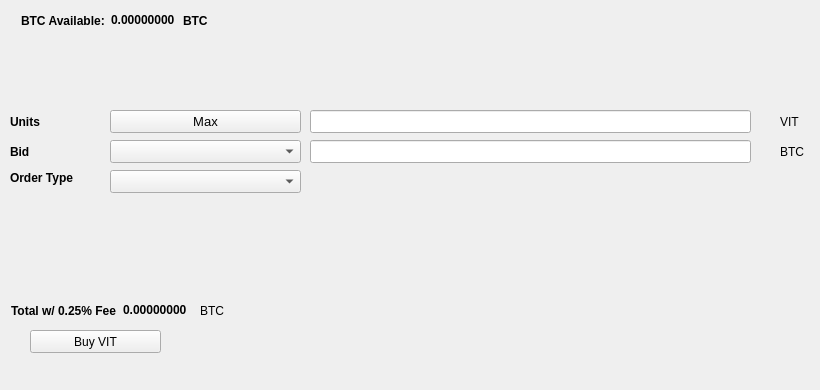
   <widget class="QWidget" name="BuyTab">
    <attribute name="title">
     <string>Buy</string>
    </attribute>
    <widget class="QPushButton" name="BuyVIT">
     <property name="geometry">
      <rect>
       <x>30</x>
       <y>330</y>
       <width>131</width>
       <height>23</height>
      </rect>
     </property>
     <property name="text">
      <string>Buy VIT</string>
     </property>
     <property name="icon">
      <iconset resource="../vitae.qrc">
       <normaloff>:/icons/bitcoin</normaloff>:/icons/bitcoin</iconset>
     </property>
    </widget>
    <widget class="QLabel" name="label_3">
     <property name="geometry">
      <rect>
       <x>10</x>
       <y>110</y>
       <width>46</width>
       <height>23</height>
      </rect>
     </property>
     <property name="font">
      <font>
       <weight>75</weight>
       <bold>true</bold>
      </font>
     </property>
     <property name="text">
      <string>Units</string>
     </property>
    </widget>
    <widget class="QLineEdit" name="UnitsInput">
     <property name="geometry">
      <rect>
       <x>310</x>
       <y>110</y>
       <width>441</width>
       <height>23</height>
      </rect>
     </property>
     <property name="font">
      <font>
       <pointsize>9</pointsize>
       <weight>75</weight>
       <bold>true</bold>
      </font>
     </property>
    </widget>
    <widget class="QLineEdit" name="BuyBidPriceEdit">
     <property name="geometry">
      <rect>
       <x>310</x>
       <y>140</y>
       <width>441</width>
       <height>23</height>
      </rect>
     </property>
     <property name="font">
      <font>
       <pointsize>9</pointsize>
       <weight>75</weight>
       <bold>true</bold>
      </font>
     </property>
    </widget>
    <widget class="QLabel" name="label_4">
     <property name="geometry">
      <rect>
       <x>780</x>
       <y>110</y>
       <width>31</width>
       <height>23</height>
      </rect>
     </property>
     <property name="text">
      <string>VIT</string>
     </property>
    </widget>
    <widget class="QLabel" name="label_5">
     <property name="geometry">
      <rect>
       <x>780</x>
       <y>140</y>
       <width>31</width>
       <height>23</height>
      </rect>
     </property>
     <property name="text">
      <string>BTC</string>
     </property>
    </widget>
    <widget class="QLabel" name="label_6">
     <property name="geometry">
      <rect>
       <x>10</x>
       <y>140</y>
       <width>46</width>
       <height>23</height>
      </rect>
     </property>
     <property name="font">
      <font>
       <weight>75</weight>
       <bold>true</bold>
      </font>
     </property>
     <property name="text">
      <string>Bid</string>
     </property>
    </widget>
    <widget class="QLabel" name="label_7">
     <property name="geometry">
      <rect>
       <x>10</x>
       <y>170</y>
       <width>91</width>
       <height>16</height>
      </rect>
     </property>
     <property name="font">
      <font>
       <weight>75</weight>
       <bold>true</bold>
      </font>
     </property>
     <property name="text">
      <string>Order Type</string>
     </property>
    </widget>
    <widget class="QPushButton" name="Buy_Max_Amount">
     <property name="geometry">
      <rect>
       <x>110</x>
       <y>110</y>
       <width>191</width>
       <height>23</height>
      </rect>
     </property>
     <property name="font">
      <font>
       <pointsize>10</pointsize>
      </font>
     </property>
     <property name="text">
      <string>Max</string>
     </property>
    </widget>
    <widget class="QComboBox" name="BuyBidcomboBox">
     <property name="geometry">
      <rect>
       <x>110</x>
       <y>140</y>
       <width>191</width>
       <height>23</height>
      </rect>
     </property>
     <property name="font">
      <font>
       <pointsize>10</pointsize>
      </font>
     </property>
    </widget>
    <widget class="QComboBox" name="buyOrdertypeCombo">
     <property name="geometry">
      <rect>
       <x>110</x>
       <y>170</y>
       <width>191</width>
       <height>23</height>
      </rect>
     </property>
     <property name="font">
      <font>
       <pointsize>10</pointsize>
      </font>
     </property>
    </widget>
    <widget class="QWidget" name="layoutWidget1">
     <property name="geometry">
      <rect>
       <x>21</x>
       <y>11</y>
       <width>227</width>
       <height>19</height>
      </rect>
     </property>
     <layout class="QHBoxLayout" name="horizontalLayout_3">
      <item>
       <widget class="QLabel" name="label232">
        <property name="font">
         <font>
          <weight>75</weight>
          <bold>true</bold>
         </font>
        </property>
        <property name="text">
         <string>BTC Available:</string>
        </property>
       </widget>
      </item>
      <item>
       <widget class="QLabel" name="BtcAvailableLbl">
        <property name="palette">
         <palette>
          <active>
           <colorrole role="WindowText">
            <brush brushstyle="SolidPattern">
             <color alpha="255">
              <red>0</red>
              <green>0</green>
              <blue>0</blue>
             </color>
            </brush>
           </colorrole>
           <colorrole role="Button">
            <brush brushstyle="SolidPattern">
             <color alpha="255">
              <red>0</red>
              <green>170</green>
              <blue>0</blue>
             </color>
            </brush>
           </colorrole>
           <colorrole role="Light">
            <brush brushstyle="SolidPattern">
             <color alpha="255">
              <red>0</red>
              <green>255</green>
              <blue>0</blue>
             </color>
            </brush>
           </colorrole>
           <colorrole role="Midlight">
            <brush brushstyle="SolidPattern">
             <color alpha="255">
              <red>0</red>
              <green>212</green>
              <blue>0</blue>
             </color>
            </brush>
           </colorrole>
           <colorrole role="Dark">
            <brush brushstyle="SolidPattern">
             <color alpha="255">
              <red>0</red>
              <green>85</green>
              <blue>0</blue>
             </color>
            </brush>
           </colorrole>
           <colorrole role="Mid">
            <brush brushstyle="SolidPattern">
             <color alpha="255">
              <red>0</red>
              <green>113</green>
              <blue>0</blue>
             </color>
            </brush>
           </colorrole>
           <colorrole role="Text">
            <brush brushstyle="SolidPattern">
             <color alpha="255">
              <red>0</red>
              <green>170</green>
              <blue>0</blue>
             </color>
            </brush>
           </colorrole>
           <colorrole role="BrightText">
            <brush brushstyle="SolidPattern">
             <color alpha="255">
              <red>255</red>
              <green>255</green>
              <blue>255</blue>
             </color>
            </brush>
           </colorrole>
           <colorrole role="ButtonText">
            <brush brushstyle="SolidPattern">
             <color alpha="255">
              <red>0</red>
              <green>0</green>
              <blue>0</blue>
             </color>
            </brush>
           </colorrole>
           <colorrole role="Base">
            <brush brushstyle="SolidPattern">
             <color alpha="255">
              <red>255</red>
              <green>255</green>
              <blue>255</blue>
             </color>
            </brush>
           </colorrole>
           <colorrole role="Window">
            <brush brushstyle="SolidPattern">
             <color alpha="255">
              <red>0</red>
              <green>170</green>
              <blue>0</blue>
             </color>
            </brush>
           </colorrole>
           <colorrole role="Shadow">
            <brush brushstyle="SolidPattern">
             <color alpha="255">
              <red>0</red>
              <green>0</green>
              <blue>0</blue>
             </color>
            </brush>
           </colorrole>
           <colorrole role="AlternateBase">
            <brush brushstyle="SolidPattern">
             <color alpha="255">
              <red>127</red>
              <green>212</green>
              <blue>127</blue>
             </color>
            </brush>
           </colorrole>
           <colorrole role="ToolTipBase">
            <brush brushstyle="SolidPattern">
             <color alpha="255">
              <red>255</red>
              <green>255</green>
              <blue>220</blue>
             </color>
            </brush>
           </colorrole>
           <colorrole role="ToolTipText">
            <brush brushstyle="SolidPattern">
             <color alpha="255">
              <red>0</red>
              <green>0</green>
              <blue>0</blue>
             </color>
            </brush>
           </colorrole>
          </active>
          <inactive>
           <colorrole role="WindowText">
            <brush brushstyle="SolidPattern">
             <color alpha="255">
              <red>0</red>
              <green>0</green>
              <blue>0</blue>
             </color>
            </brush>
           </colorrole>
           <colorrole role="Button">
            <brush brushstyle="SolidPattern">
             <color alpha="255">
              <red>0</red>
              <green>170</green>
              <blue>0</blue>
             </color>
            </brush>
           </colorrole>
           <colorrole role="Light">
            <brush brushstyle="SolidPattern">
             <color alpha="255">
              <red>0</red>
              <green>255</green>
              <blue>0</blue>
             </color>
            </brush>
           </colorrole>
           <colorrole role="Midlight">
            <brush brushstyle="SolidPattern">
             <color alpha="255">
              <red>0</red>
              <green>212</green>
              <blue>0</blue>
             </color>
            </brush>
           </colorrole>
           <colorrole role="Dark">
            <brush brushstyle="SolidPattern">
             <color alpha="255">
              <red>0</red>
              <green>85</green>
              <blue>0</blue>
             </color>
            </brush>
           </colorrole>
           <colorrole role="Mid">
            <brush brushstyle="SolidPattern">
             <color alpha="255">
              <red>0</red>
              <green>113</green>
              <blue>0</blue>
             </color>
            </brush>
           </colorrole>
           <colorrole role="Text">
            <brush brushstyle="SolidPattern">
             <color alpha="255">
              <red>0</red>
              <green>170</green>
              <blue>0</blue>
             </color>
            </brush>
           </colorrole>
           <colorrole role="BrightText">
            <brush brushstyle="SolidPattern">
             <color alpha="255">
              <red>255</red>
              <green>255</green>
              <blue>255</blue>
             </color>
            </brush>
           </colorrole>
           <colorrole role="ButtonText">
            <brush brushstyle="SolidPattern">
             <color alpha="255">
              <red>0</red>
              <green>0</green>
              <blue>0</blue>
             </color>
            </brush>
           </colorrole>
           <colorrole role="Base">
            <brush brushstyle="SolidPattern">
             <color alpha="255">
              <red>255</red>
              <green>255</green>
              <blue>255</blue>
             </color>
            </brush>
           </colorrole>
           <colorrole role="Window">
            <brush brushstyle="SolidPattern">
             <color alpha="255">
              <red>0</red>
              <green>170</green>
              <blue>0</blue>
             </color>
            </brush>
           </colorrole>
           <colorrole role="Shadow">
            <brush brushstyle="SolidPattern">
             <color alpha="255">
              <red>0</red>
              <green>0</green>
              <blue>0</blue>
             </color>
            </brush>
           </colorrole>
           <colorrole role="AlternateBase">
            <brush brushstyle="SolidPattern">
             <color alpha="255">
              <red>127</red>
              <green>212</green>
              <blue>127</blue>
             </color>
            </brush>
           </colorrole>
           <colorrole role="ToolTipBase">
            <brush brushstyle="SolidPattern">
             <color alpha="255">
              <red>255</red>
              <green>255</green>
              <blue>220</blue>
             </color>
            </brush>
           </colorrole>
           <colorrole role="ToolTipText">
            <brush brushstyle="SolidPattern">
             <color alpha="255">
              <red>0</red>
              <green>0</green>
              <blue>0</blue>
             </color>
            </brush>
           </colorrole>
          </inactive>
          <disabled>
           <colorrole role="WindowText">
            <brush brushstyle="SolidPattern">
             <color alpha="255">
              <red>0</red>
              <green>85</green>
              <blue>0</blue>
             </color>
            </brush>
           </colorrole>
           <colorrole role="Button">
            <brush brushstyle="SolidPattern">
             <color alpha="255">
              <red>0</red>
              <green>170</green>
              <blue>0</blue>
             </color>
            </brush>
           </colorrole>
           <colorrole role="Light">
            <brush brushstyle="SolidPattern">
             <color alpha="255">
              <red>0</red>
              <green>255</green>
              <blue>0</blue>
             </color>
            </brush>
           </colorrole>
           <colorrole role="Midlight">
            <brush brushstyle="SolidPattern">
             <color alpha="255">
              <red>0</red>
              <green>212</green>
              <blue>0</blue>
             </color>
            </brush>
           </colorrole>
           <colorrole role="Dark">
            <brush brushstyle="SolidPattern">
             <color alpha="255">
              <red>0</red>
              <green>85</green>
              <blue>0</blue>
             </color>
            </brush>
           </colorrole>
           <colorrole role="Mid">
            <brush brushstyle="SolidPattern">
             <color alpha="255">
              <red>0</red>
              <green>113</green>
              <blue>0</blue>
             </color>
            </brush>
           </colorrole>
           <colorrole role="Text">
            <brush brushstyle="SolidPattern">
             <color alpha="255">
              <red>0</red>
              <green>85</green>
              <blue>0</blue>
             </color>
            </brush>
           </colorrole>
           <colorrole role="BrightText">
            <brush brushstyle="SolidPattern">
             <color alpha="255">
              <red>255</red>
              <green>255</green>
              <blue>255</blue>
             </color>
            </brush>
           </colorrole>
           <colorrole role="ButtonText">
            <brush brushstyle="SolidPattern">
             <color alpha="255">
              <red>0</red>
              <green>85</green>
              <blue>0</blue>
             </color>
            </brush>
           </colorrole>
           <colorrole role="Base">
            <brush brushstyle="SolidPattern">
             <color alpha="255">
              <red>0</red>
              <green>170</green>
              <blue>0</blue>
             </color>
            </brush>
           </colorrole>
           <colorrole role="Window">
            <brush brushstyle="SolidPattern">
             <color alpha="255">
              <red>0</red>
              <green>170</green>
              <blue>0</blue>
             </color>
            </brush>
           </colorrole>
           <colorrole role="Shadow">
            <brush brushstyle="SolidPattern">
             <color alpha="255">
              <red>0</red>
              <green>0</green>
              <blue>0</blue>
             </color>
            </brush>
           </colorrole>
           <colorrole role="AlternateBase">
            <brush brushstyle="SolidPattern">
             <color alpha="255">
              <red>0</red>
              <green>170</green>
              <blue>0</blue>
             </color>
            </brush>
           </colorrole>
           <colorrole role="ToolTipBase">
            <brush brushstyle="SolidPattern">
             <color alpha="255">
              <red>255</red>
              <green>255</green>
              <blue>220</blue>
             </color>
            </brush>
           </colorrole>
           <colorrole role="ToolTipText">
            <brush brushstyle="SolidPattern">
             <color alpha="255">
              <red>0</red>
              <green>0</green>
              <blue>0</blue>
             </color>
            </brush>
           </colorrole>
          </disabled>
         </palette>
        </property>
        <property name="font">
         <font>
          <weight>75</weight>
          <bold>true</bold>
         </font>
        </property>
        <property name="text">
         <string>0.00000000</string>
        </property>
        <property name="textInteractionFlags">
         <set>Qt::LinksAccessibleByMouse|Qt::TextSelectableByKeyboard|Qt::TextSelectableByMouse</set>
        </property>
       </widget>
      </item>
      <item>
       <widget class="QLabel" name="BtcAvailableLbl_2">
        <property name="font">
         <font>
          <weight>75</weight>
          <bold>true</bold>
         </font>
        </property>
        <property name="text">
         <string>BTC</string>
        </property>
       </widget>
      </item>
     </layout>
    </widget>
    <widget class="QWidget" name="layoutWidge2">
     <property name="geometry">
      <rect>
       <x>11</x>
       <y>301</y>
       <width>259</width>
       <height>19</height>
      </rect>
     </property>
     <layout class="QHBoxLayout" name="horizontalLayout_4">
      <item>
       <widget class="QLabel" name="label_9">
        <property name="font">
         <font>
          <weight>75</weight>
          <bold>true</bold>
         </font>
        </property>
        <property name="text">
         <string>Total w/ 0.25% Fee</string>
        </property>
       </widget>
      </item>
      <item>
       <widget class="QLabel" name="BuyCostLabel">
        <property name="palette">
         <palette>
          <active>
           <colorrole role="WindowText">
            <brush brushstyle="SolidPattern">
             <color alpha="255">
              <red>0</red>
              <green>0</green>
              <blue>0</blue>
             </color>
            </brush>
           </colorrole>
           <colorrole role="Button">
            <brush brushstyle="SolidPattern">
             <color alpha="255">
              <red>0</red>
              <green>170</green>
              <blue>0</blue>
             </color>
            </brush>
           </colorrole>
           <colorrole role="Light">
            <brush brushstyle="SolidPattern">
             <color alpha="255">
              <red>0</red>
              <green>255</green>
              <blue>0</blue>
             </color>
            </brush>
           </colorrole>
           <colorrole role="Midlight">
            <brush brushstyle="SolidPattern">
             <color alpha="255">
              <red>0</red>
              <green>212</green>
              <blue>0</blue>
             </color>
            </brush>
           </colorrole>
           <colorrole role="Dark">
            <brush brushstyle="SolidPattern">
             <color alpha="255">
              <red>0</red>
              <green>85</green>
              <blue>0</blue>
             </color>
            </brush>
           </colorrole>
           <colorrole role="Mid">
            <brush brushstyle="SolidPattern">
             <color alpha="255">
              <red>0</red>
              <green>113</green>
              <blue>0</blue>
             </color>
            </brush>
           </colorrole>
           <colorrole role="Text">
            <brush brushstyle="SolidPattern">
             <color alpha="255">
              <red>0</red>
              <green>170</green>
              <blue>0</blue>
             </color>
            </brush>
           </colorrole>
           <colorrole role="BrightText">
            <brush brushstyle="SolidPattern">
             <color alpha="255">
              <red>255</red>
              <green>255</green>
              <blue>255</blue>
             </color>
            </brush>
           </colorrole>
           <colorrole role="ButtonText">
            <brush brushstyle="SolidPattern">
             <color alpha="255">
              <red>0</red>
              <green>0</green>
              <blue>0</blue>
             </color>
            </brush>
           </colorrole>
           <colorrole role="Base">
            <brush brushstyle="SolidPattern">
             <color alpha="255">
              <red>255</red>
              <green>255</green>
              <blue>255</blue>
             </color>
            </brush>
           </colorrole>
           <colorrole role="Window">
            <brush brushstyle="SolidPattern">
             <color alpha="255">
              <red>0</red>
              <green>170</green>
              <blue>0</blue>
             </color>
            </brush>
           </colorrole>
           <colorrole role="Shadow">
            <brush brushstyle="SolidPattern">
             <color alpha="255">
              <red>0</red>
              <green>0</green>
              <blue>0</blue>
             </color>
            </brush>
           </colorrole>
           <colorrole role="AlternateBase">
            <brush brushstyle="SolidPattern">
             <color alpha="255">
              <red>127</red>
              <green>212</green>
              <blue>127</blue>
             </color>
            </brush>
           </colorrole>
           <colorrole role="ToolTipBase">
            <brush brushstyle="SolidPattern">
             <color alpha="255">
              <red>255</red>
              <green>255</green>
              <blue>220</blue>
             </color>
            </brush>
           </colorrole>
           <colorrole role="ToolTipText">
            <brush brushstyle="SolidPattern">
             <color alpha="255">
              <red>0</red>
              <green>0</green>
              <blue>0</blue>
             </color>
            </brush>
           </colorrole>
          </active>
          <inactive>
           <colorrole role="WindowText">
            <brush brushstyle="SolidPattern">
             <color alpha="255">
              <red>0</red>
              <green>0</green>
              <blue>0</blue>
             </color>
            </brush>
           </colorrole>
           <colorrole role="Button">
            <brush brushstyle="SolidPattern">
             <color alpha="255">
              <red>0</red>
              <green>170</green>
              <blue>0</blue>
             </color>
            </brush>
           </colorrole>
           <colorrole role="Light">
            <brush brushstyle="SolidPattern">
             <color alpha="255">
              <red>0</red>
              <green>255</green>
              <blue>0</blue>
             </color>
            </brush>
           </colorrole>
           <colorrole role="Midlight">
            <brush brushstyle="SolidPattern">
             <color alpha="255">
              <red>0</red>
              <green>212</green>
              <blue>0</blue>
             </color>
            </brush>
           </colorrole>
           <colorrole role="Dark">
            <brush brushstyle="SolidPattern">
             <color alpha="255">
              <red>0</red>
              <green>85</green>
              <blue>0</blue>
             </color>
            </brush>
           </colorrole>
           <colorrole role="Mid">
            <brush brushstyle="SolidPattern">
             <color alpha="255">
              <red>0</red>
              <green>113</green>
              <blue>0</blue>
             </color>
            </brush>
           </colorrole>
           <colorrole role="Text">
            <brush brushstyle="SolidPattern">
             <color alpha="255">
              <red>0</red>
              <green>170</green>
              <blue>0</blue>
             </color>
            </brush>
           </colorrole>
           <colorrole role="BrightText">
            <brush brushstyle="SolidPattern">
             <color alpha="255">
              <red>255</red>
              <green>255</green>
              <blue>255</blue>
             </color>
            </brush>
           </colorrole>
           <colorrole role="ButtonText">
            <brush brushstyle="SolidPattern">
             <color alpha="255">
              <red>0</red>
              <green>0</green>
              <blue>0</blue>
             </color>
            </brush>
           </colorrole>
           <colorrole role="Base">
            <brush brushstyle="SolidPattern">
             <color alpha="255">
              <red>255</red>
              <green>255</green>
              <blue>255</blue>
             </color>
            </brush>
           </colorrole>
           <colorrole role="Window">
            <brush brushstyle="SolidPattern">
             <color alpha="255">
              <red>0</red>
              <green>170</green>
              <blue>0</blue>
             </color>
            </brush>
           </colorrole>
           <colorrole role="Shadow">
            <brush brushstyle="SolidPattern">
             <color alpha="255">
              <red>0</red>
              <green>0</green>
              <blue>0</blue>
             </color>
            </brush>
           </colorrole>
           <colorrole role="AlternateBase">
            <brush brushstyle="SolidPattern">
             <color alpha="255">
              <red>127</red>
              <green>212</green>
              <blue>127</blue>
             </color>
            </brush>
           </colorrole>
           <colorrole role="ToolTipBase">
            <brush brushstyle="SolidPattern">
             <color alpha="255">
              <red>255</red>
              <green>255</green>
              <blue>220</blue>
             </color>
            </brush>
           </colorrole>
           <colorrole role="ToolTipText">
            <brush brushstyle="SolidPattern">
             <color alpha="255">
              <red>0</red>
              <green>0</green>
              <blue>0</blue>
             </color>
            </brush>
           </colorrole>
          </inactive>
          <disabled>
           <colorrole role="WindowText">
            <brush brushstyle="SolidPattern">
             <color alpha="255">
              <red>0</red>
              <green>85</green>
              <blue>0</blue>
             </color>
            </brush>
           </colorrole>
           <colorrole role="Button">
            <brush brushstyle="SolidPattern">
             <color alpha="255">
              <red>0</red>
              <green>170</green>
              <blue>0</blue>
             </color>
            </brush>
           </colorrole>
           <colorrole role="Light">
            <brush brushstyle="SolidPattern">
             <color alpha="255">
              <red>0</red>
              <green>255</green>
              <blue>0</blue>
             </color>
            </brush>
           </colorrole>
           <colorrole role="Midlight">
            <brush brushstyle="SolidPattern">
             <color alpha="255">
              <red>0</red>
              <green>212</green>
              <blue>0</blue>
             </color>
            </brush>
           </colorrole>
           <colorrole role="Dark">
            <brush brushstyle="SolidPattern">
             <color alpha="255">
              <red>0</red>
              <green>85</green>
              <blue>0</blue>
             </color>
            </brush>
           </colorrole>
           <colorrole role="Mid">
            <brush brushstyle="SolidPattern">
             <color alpha="255">
              <red>0</red>
              <green>113</green>
              <blue>0</blue>
             </color>
            </brush>
           </colorrole>
           <colorrole role="Text">
            <brush brushstyle="SolidPattern">
             <color alpha="255">
              <red>0</red>
              <green>85</green>
              <blue>0</blue>
             </color>
            </brush>
           </colorrole>
           <colorrole role="BrightText">
            <brush brushstyle="SolidPattern">
             <color alpha="255">
              <red>255</red>
              <green>255</green>
              <blue>255</blue>
             </color>
            </brush>
           </colorrole>
           <colorrole role="ButtonText">
            <brush brushstyle="SolidPattern">
             <color alpha="255">
              <red>0</red>
              <green>85</green>
              <blue>0</blue>
             </color>
            </brush>
           </colorrole>
           <colorrole role="Base">
            <brush brushstyle="SolidPattern">
             <color alpha="255">
              <red>0</red>
              <green>170</green>
              <blue>0</blue>
             </color>
            </brush>
           </colorrole>
           <colorrole role="Window">
            <brush brushstyle="SolidPattern">
             <color alpha="255">
              <red>0</red>
              <green>170</green>
              <blue>0</blue>
             </color>
            </brush>
           </colorrole>
           <colorrole role="Shadow">
            <brush brushstyle="SolidPattern">
             <color alpha="255">
              <red>0</red>
              <green>0</green>
              <blue>0</blue>
             </color>
            </brush>
           </colorrole>
           <colorrole role="AlternateBase">
            <brush brushstyle="SolidPattern">
             <color alpha="255">
              <red>0</red>
              <green>170</green>
              <blue>0</blue>
             </color>
            </brush>
           </colorrole>
           <colorrole role="ToolTipBase">
            <brush brushstyle="SolidPattern">
             <color alpha="255">
              <red>255</red>
              <green>255</green>
              <blue>220</blue>
             </color>
            </brush>
           </colorrole>
           <colorrole role="ToolTipText">
            <brush brushstyle="SolidPattern">
             <color alpha="255">
              <red>0</red>
              <green>0</green>
              <blue>0</blue>
             </color>
            </brush>
           </colorrole>
          </disabled>
         </palette>
        </property>
        <property name="font">
         <font>
          <weight>75</weight>
          <bold>true</bold>
         </font>
        </property>
        <property name="autoFillBackground">
         <bool>false</bool>
        </property>
        <property name="text">
         <string>0.00000000</string>
        </property>
        <property name="textInteractionFlags">
         <set>Qt::LinksAccessibleByMouse|Qt::TextSelectableByMouse</set>
        </property>
       </widget>
      </item>
      <item>
       <widget class="QLabel" name="label_10">
        <property name="font">
         <font>
          <weight>50</weight>
          <bold>false</bold>
         </font>
        </property>
        <property name="text">
         <string>BTC</string>
        </property>
       </widget>
      </item>
     </layout>
    </widget>
    <widget class="QLabel" name="label_24">
     <property name="geometry">
      <rect>
       <x>460</x>
       <y>300</y>
       <width>281</width>
       <height>81</height>
      </rect>
     </property>
     <property name="text">
      <string/>
     </property>
     <property name="pixmap">
      <pixmap>:/images/bittrex</pixmap>
     </property>
    </widget>
   </widget>
